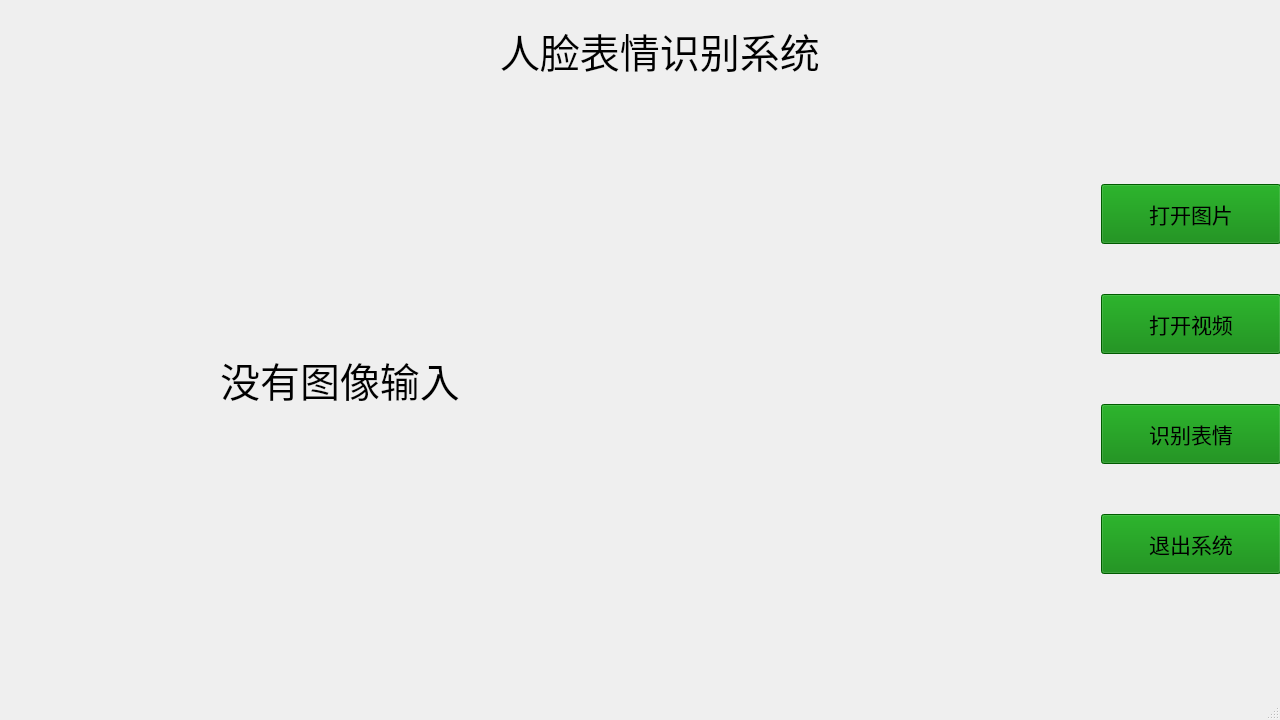
<?xml version="1.0" encoding="UTF-8"?>
<ui version="4.0">
 <class>FER_window</class>
 <widget class="QMainWindow" name="FER_window">
  <property name="geometry">
   <rect>
    <x>0</x>
    <y>0</y>
    <width>1280</width>
    <height>720</height>
   </rect>
  </property>
  <property name="minimumSize">
   <size>
    <width>1280</width>
    <height>720</height>
   </size>
  </property>
  <property name="maximumSize">
   <size>
    <width>1280</width>
    <height>720</height>
   </size>
  </property>
  <property name="cursor">
   <cursorShape>ArrowCursor</cursorShape>
  </property>
  <property name="windowTitle">
   <string>人脸表情识别系统</string>
  </property>
  <property name="styleSheet">
   <string notr="true">QPushButton { 
background-color: green;
 }</string>
  </property>
  <widget class="QWidget" name="centralwidget">
   <widget class="QWidget" name="gridLayoutWidget">
    <property name="geometry">
     <rect>
      <x>20</x>
      <y>90</y>
      <width>1261</width>
      <height>581</height>
     </rect>
    </property>
    <layout class="QGridLayout" name="gridLayout">
     <item row="0" column="1">
      <spacer name="horizontalSpacer">
       <property name="orientation">
        <enum>Qt::Horizontal</enum>
       </property>
       <property name="sizeHint" stdset="0">
        <size>
         <width>40</width>
         <height>20</height>
        </size>
       </property>
      </spacer>
     </item>
     <item row="0" column="0">
      <widget class="QLabel" name="lab_frame">
       <property name="enabled">
        <bool>true</bool>
       </property>
       <property name="minimumSize">
        <size>
         <width>640</width>
         <height>480</height>
        </size>
       </property>
       <property name="maximumSize">
        <size>
         <width>640</width>
         <height>480</height>
        </size>
       </property>
       <property name="font">
        <font>
         <pointsize>30</pointsize>
         <weight>50</weight>
         <bold>false</bold>
        </font>
       </property>
       <property name="toolTip">
        <string/>
       </property>
       <property name="text">
        <string>没有图像输入</string>
       </property>
       <property name="textFormat">
        <enum>Qt::RichText</enum>
       </property>
       <property name="alignment">
        <set>Qt::AlignCenter</set>
       </property>
      </widget>
     </item>
     <item row="0" column="2">
      <layout class="QVBoxLayout" name="verticalLayout_4">
       <item>
        <widget class="QPushButton" name="btn_openimage">
         <property name="maximumSize">
          <size>
           <width>200</width>
           <height>60</height>
          </size>
         </property>
         <property name="font">
          <font>
           <pointsize>16</pointsize>
           <weight>50</weight>
           <bold>false</bold>
          </font>
         </property>
         <property name="text">
          <string>打开图片</string>
         </property>
        </widget>
       </item>
       <item>
        <widget class="QPushButton" name="btn_openvideo">
         <property name="maximumSize">
          <size>
           <width>200</width>
           <height>60</height>
          </size>
         </property>
         <property name="font">
          <font>
           <pointsize>16</pointsize>
           <weight>50</weight>
           <bold>false</bold>
          </font>
         </property>
         <property name="text">
          <string>打开视频</string>
         </property>
        </widget>
       </item>
       <item>
        <widget class="QPushButton" name="btn_recognition">
         <property name="minimumSize">
          <size>
           <width>180</width>
           <height>60</height>
          </size>
         </property>
         <property name="maximumSize">
          <size>
           <width>200</width>
           <height>60</height>
          </size>
         </property>
         <property name="font">
          <font>
           <pointsize>16</pointsize>
           <weight>50</weight>
           <bold>false</bold>
          </font>
         </property>
         <property name="text">
          <string>识别表情</string>
         </property>
        </widget>
       </item>
       <item>
        <widget class="QPushButton" name="btn_exitsystem">
         <property name="maximumSize">
          <size>
           <width>200</width>
           <height>60</height>
          </size>
         </property>
         <property name="font">
          <font>
           <pointsize>16</pointsize>
           <weight>50</weight>
           <bold>false</bold>
          </font>
         </property>
         <property name="text">
          <string>退出系统</string>
         </property>
        </widget>
       </item>
      </layout>
     </item>
    </layout>
   </widget>
   <widget class="QLabel" name="label">
    <property name="geometry">
     <rect>
      <x>500</x>
      <y>20</y>
      <width>341</width>
      <height>61</height>
     </rect>
    </property>
    <property name="font">
     <font>
      <pointsize>30</pointsize>
     </font>
    </property>
    <property name="text">
     <string>人脸表情识别系统</string>
    </property>
   </widget>
  </widget>
  <widget class="QMenuBar" name="menubar">
   <property name="geometry">
    <rect>
     <x>0</x>
     <y>0</y>
     <width>1280</width>
     <height>23</height>
    </rect>
   </property>
  </widget>
  <widget class="QStatusBar" name="statusbar"/>
 </widget>
 <resources/>
 <connections/>
</ui>
